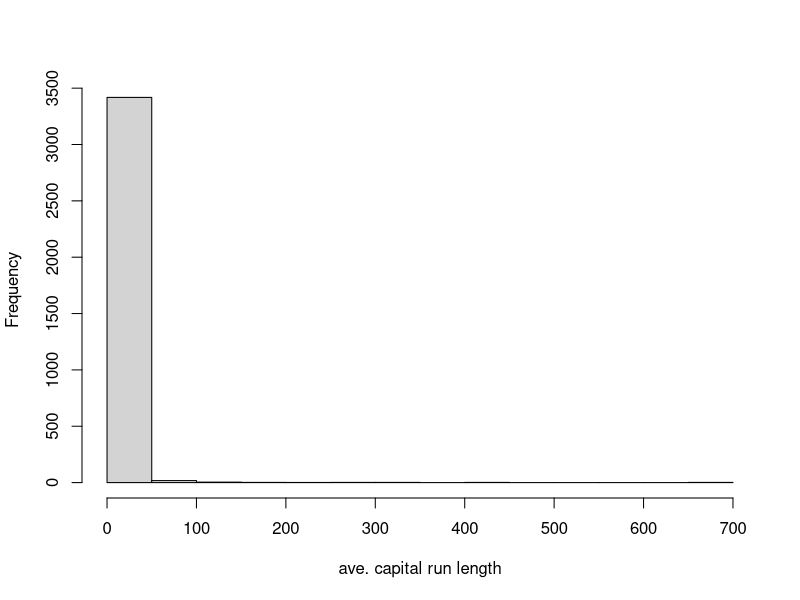
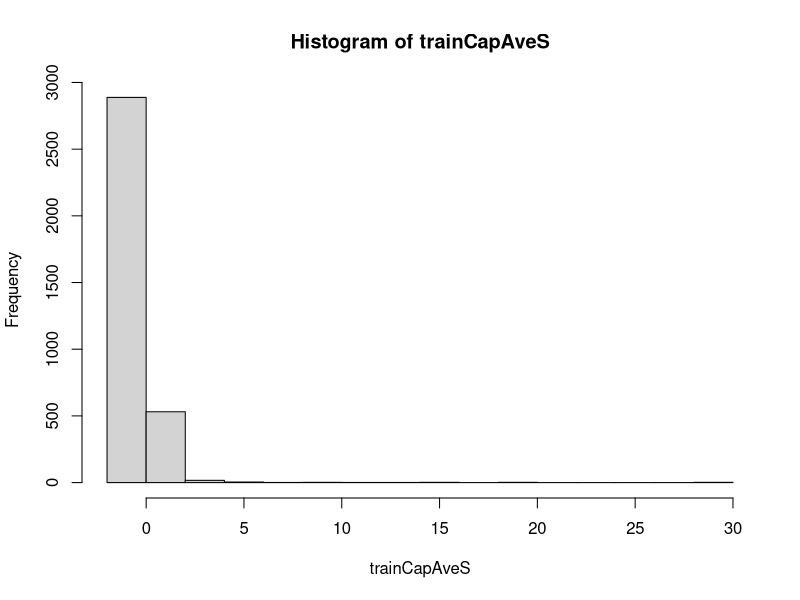
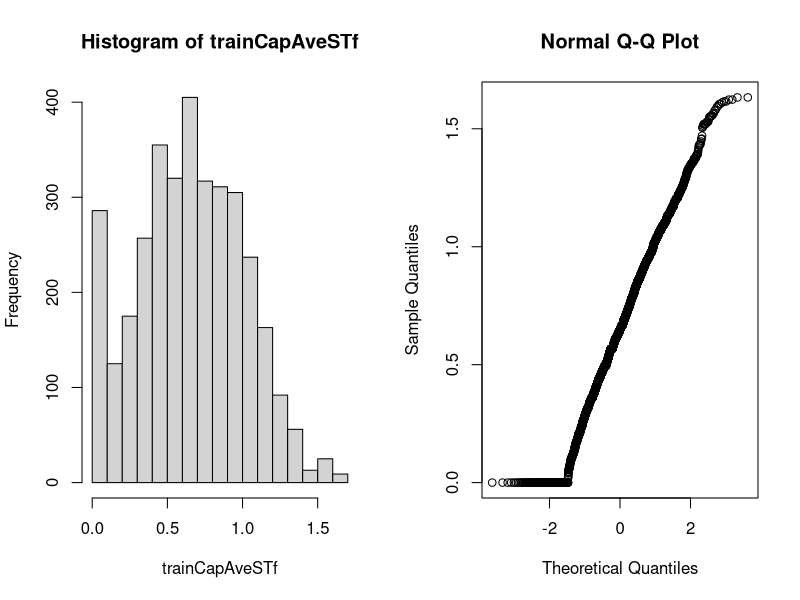

R code for these plots, in order:
# Coursera JHPH Data Science
# 08 - Pratical Machine Learning
# Week 2 | Lecture 5 - Basic preprocessing
#
# Joe Nguyen | 13 Nov, 2015

# Change working directory
dirBase <- "/home/joe/Documents/01-coursera/01-data-science"
dirWorking <- "/08-practical-ml"
setwd(file.path(dirBase, dirWorking))
rm(list = ls())


library(caret); library(kernlab); data(spam)
inTrain <- createDataPartition(y=spam$type,
                               p=0.75, list=FALSE)
training <- spam[inTrain,]
testing <- spam[-inTrain,]

hist(training$capitalAve, main = "", xlab = "ave. capital run length")
mean(training$capitalAve)
sd(training$capitalAve)

# Standardising
trainCapAve <- training$capitalAve
trainCapAveS <- (trainCapAve - mean(trainCapAve)) / sd(trainCapAve)
mean(trainCapAveS)
sd(trainCapAveS)

# Standardising test set
testCapAve <- testing$capitalAve
testCapAveS <- (testCapAve - mean(testCapAve)) / sd(testCapAve)
mean(testCapAveS)
sd(testCapAveS)

## Standardising using 'preProcess' (col 58 is label col: (nonspam, spam))
preObj <- preProcess(training[,-58], method = c("center", "scale"))
trainCapAveS <- predict(preObj, training[,-58])$capitalAve
mean(testCapAveS)
sd(testCapAveS)

testCapAveS <- predict(preObj, testing[,-58])$capitalAve
mean(testCapAveS)
sd(testCapAveS)


# preProcess argument
set.seed(32343)
modelFit <- train(type ~ ., data = training,
                  preProcess = c("center", "scale"),
                  method = "glm")
modelFit
hist(trainCapAveS)

## Standardising - Box-Cox transforms
preObj <- preProcess(training[,-58], method = c("BoxCox"))
trainCapAveSTf <- predict(preObj, training[,-58])$capitalAve

par(mfrow = c(1,2));
hist(trainCapAveSTf)
qqnorm(trainCapAveSTf)


## Imputing data
set.seed(13343)

# Make some values NA
training$capAve <- training$capitalAve
selectNA <- rbinom(dim(training)[1], size = 1, prob = 0.05) == 1
training$capAve[selectNA] <- NA

# Impute and standardise
preObj <- preProcess(training[,-58], method = "knnImpute")
capAve <- predict(preObj, training[,-58])$capAve

# Standardise true values
capAveTruth <- training$capitalAve
capAveTruth <- (capAveTruth - mean(capAveTruth)) / sd(capAveTruth)

quantile(capAve - capAveTruth)
quantile((capAve - capAveTruth)[selectNA])
quantile((capAve - capAveTruth)[!selectNA])
